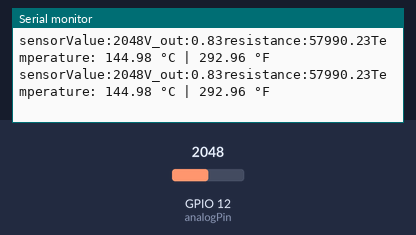
Recording of a sketch running on a simulated ESP32-S2. Parts: the last lines printed to the serial monitor. Inputs (shaded band) come from the test bench; at power-on: GPIO 12 (analogPin) = 2048.

Above: at 1.8 s.
1.9 s: GPIO 12 (analogPin) set to 0
At 2.7 s:
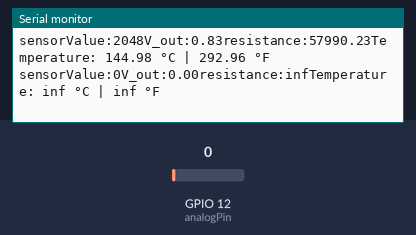
4.5 s: GPIO 12 (analogPin) set to 491
At 5.8 s:
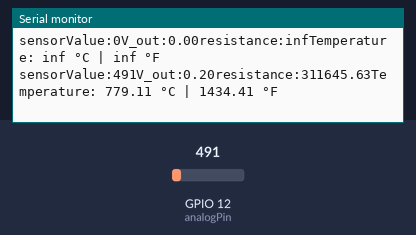

Measured:
- after the input at 1.9 s, the serial monitor: prints a new line after 0.10 s (image 1)
- after the input at 4.5 s, the serial monitor: prints a new line after 0.51 s (image 2)

The sketch:

8_esp32s2_ntc_termistor.ino
```cpp
const int analogPin = 12; // Analog pin connected to the NTC thermistor
//R1 = termistor
const int R = 22000; // Resistor value in ohms
const int V_in = 3.3;
void setup() {
  Serial.begin(115200);
}

void loop() {
  int sensorValue = analogRead(analogPin);
  Serial.print("sensorValue:");
  Serial.print(sensorValue);

  float V_out = (sensorValue*3.3)/8191;
    Serial.print("V_out:");
    Serial.print(V_out);

  // Convert analog reading to resistance R1 = (R*V_out) / (V_in-V_out)
  // float resistance = (R*V_out) / (V_in-V_out);
  float resistance =  R*(V_in-V_out)/V_out;
  // float resistance = ( ( ((sensorValue*3.3)/8192) / (3.3*resistorValue) )- resistorValue );
  Serial.print("resistance:");
  Serial.print(resistance);


  // Use the Steinhart-Hart equation to convert resistance to temperature in Celsius
float temperature = (25*resistance)/10000.0;
  // float temperature = log(resistance / 10000.0) / 3950.0 + 1.0 / (25 + 273.15);

  // Convert temperature to Fahrenheit if desired
  float temperatureF = (temperature * 9.0 / 5.0) + 32.0;

  Serial.print("Temperature: ");
  Serial.print(temperature);
  Serial.print(" °C | ");
  Serial.print(temperatureF);
  Serial.println(" °F");

  delay(1000); // Delay for one second before reading again
}
```
